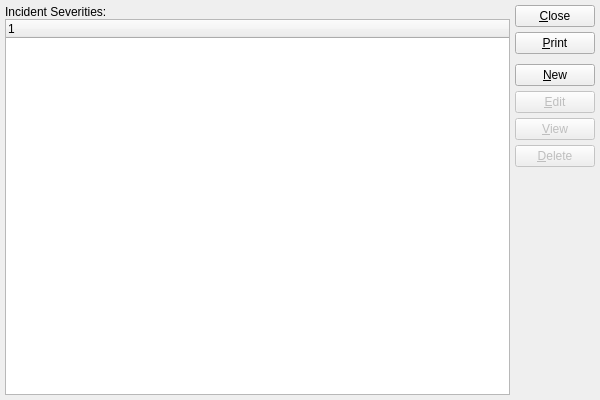
<?xml version="1.0" encoding="UTF-8"?>
<ui version="4.0">
 <comment>This file is part of the xTuple ERP: PostBooks Edition, a free and
open source Enterprise Resource Planning software suite,
Copyright (c) 1999-2011 by OpenMFG LLC, d/b/a xTuple.
It is licensed to you under the Common Public Attribution License
version 1.0, the full text of which (including xTuple-specific Exhibits)
is available at www.xtuple.com/CPAL.  By using this software, you agree
to be bound by its terms.</comment>
 <class>incidentSeverities</class>
 <widget class="QWidget" name="incidentSeverities">
  <property name="geometry">
   <rect>
    <x>0</x>
    <y>0</y>
    <width>600</width>
    <height>400</height>
   </rect>
  </property>
  <property name="windowTitle">
   <string>List Incident Severities</string>
  </property>
  <layout class="QGridLayout" name="gridLayout">
   <item row="0" column="0">
    <layout class="QVBoxLayout">
     <property name="spacing">
      <number>0</number>
     </property>
     <item>
      <widget class="QLabel" name="_incidentSeveritiesLit">
       <property name="text">
        <string>Incident Severities:</string>
       </property>
      </widget>
     </item>
     <item>
      <widget class="XTreeWidget" name="_incidentSeverities">
       <property name="sizePolicy">
        <sizepolicy hsizetype="Expanding" vsizetype="Expanding">
         <horstretch>0</horstretch>
         <verstretch>0</verstretch>
        </sizepolicy>
       </property>
      </widget>
     </item>
    </layout>
   </item>
   <item row="0" column="1">
    <layout class="QVBoxLayout" name="verticalLayout">
     <item>
      <widget class="QPushButton" name="_close">
       <property name="text">
        <string>&amp;Close</string>
       </property>
      </widget>
     </item>
     <item>
      <widget class="QPushButton" name="_print">
       <property name="text">
        <string>&amp;Print</string>
       </property>
      </widget>
     </item>
     <item>
      <spacer name="verticalSpacer">
       <property name="orientation">
        <enum>Qt::Vertical</enum>
       </property>
       <property name="sizeType">
        <enum>QSizePolicy::Preferred</enum>
       </property>
       <property name="sizeHint" stdset="0">
        <size>
         <width>20</width>
         <height>5</height>
        </size>
       </property>
      </spacer>
     </item>
     <item>
      <widget class="QPushButton" name="_new">
       <property name="text">
        <string>&amp;New</string>
       </property>
      </widget>
     </item>
     <item>
      <widget class="QPushButton" name="_edit">
       <property name="enabled">
        <bool>false</bool>
       </property>
       <property name="text">
        <string>&amp;Edit</string>
       </property>
      </widget>
     </item>
     <item>
      <widget class="QPushButton" name="_view">
       <property name="enabled">
        <bool>false</bool>
       </property>
       <property name="text">
        <string>&amp;View</string>
       </property>
      </widget>
     </item>
     <item>
      <widget class="QPushButton" name="_delete">
       <property name="enabled">
        <bool>false</bool>
       </property>
       <property name="text">
        <string>&amp;Delete</string>
       </property>
      </widget>
     </item>
     <item>
      <spacer>
       <property name="orientation">
        <enum>Qt::Vertical</enum>
       </property>
       <property name="sizeType">
        <enum>QSizePolicy::Expanding</enum>
       </property>
       <property name="sizeHint" stdset="0">
        <size>
         <width>20</width>
         <height>20</height>
        </size>
       </property>
      </spacer>
     </item>
    </layout>
   </item>
  </layout>
 </widget>
 <layoutdefault spacing="5" margin="5"/>
 <pixmapfunction>qPixmapFromMimeSource</pixmapfunction>
 <customwidgets>
  <customwidget>
   <class>XTreeWidget</class>
   <extends>QTreeWidget</extends>
   <header>xtreewidget.h</header>
   <container>1</container>
  </customwidget>
 </customwidgets>
 <tabstops>
  <tabstop>_incidentSeverities</tabstop>
  <tabstop>_new</tabstop>
  <tabstop>_edit</tabstop>
  <tabstop>_view</tabstop>
  <tabstop>_delete</tabstop>
  <tabstop>_print</tabstop>
  <tabstop>_close</tabstop>
 </tabstops>
 <resources/>
 <connections>
  <connection>
   <sender>_close</sender>
   <signal>clicked()</signal>
   <receiver>incidentSeverities</receiver>
   <slot>close()</slot>
   <hints>
    <hint type="sourcelabel">
     <x>20</x>
     <y>20</y>
    </hint>
    <hint type="destinationlabel">
     <x>20</x>
     <y>20</y>
    </hint>
   </hints>
  </connection>
  <connection>
   <sender>_incidentSeverities</sender>
   <signal>valid(bool)</signal>
   <receiver>_view</receiver>
   <slot>setEnabled(bool)</slot>
   <hints>
    <hint type="sourcelabel">
     <x>20</x>
     <y>20</y>
    </hint>
    <hint type="destinationlabel">
     <x>20</x>
     <y>20</y>
    </hint>
   </hints>
  </connection>
 </connections>
</ui>
